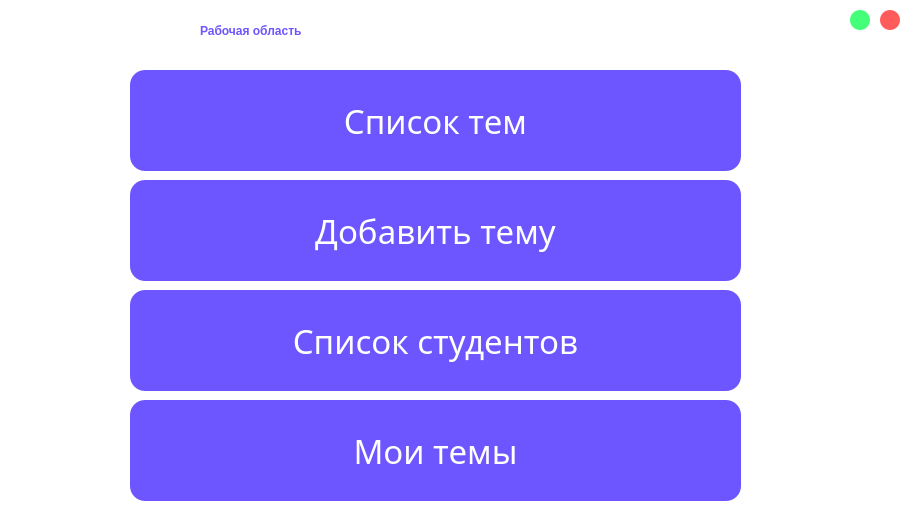
<?xml version="1.0" encoding="UTF-8"?>
<ui version="4.0">
 <class>pgreeting</class>
 <widget class="QWidget" name="pgreeting">
  <property name="geometry">
   <rect>
    <x>0</x>
    <y>0</y>
    <width>921</width>
    <height>511</height>
   </rect>
  </property>
  <property name="minimumSize">
   <size>
    <width>921</width>
    <height>511</height>
   </size>
  </property>
  <property name="maximumSize">
   <size>
    <width>921</width>
    <height>511</height>
   </size>
  </property>
  <property name="windowTitle">
   <string>Form</string>
  </property>
  <property name="styleSheet">
   <string notr="true">background-color: rgb(255, 255, 255);</string>
  </property>
  <widget class="QPushButton" name="pushButton">
   <property name="geometry">
    <rect>
     <x>130</x>
     <y>70</y>
     <width>611</width>
     <height>101</height>
    </rect>
   </property>
   <property name="font">
    <font>
     <family>Karla 13</family>
     <pointsize>25</pointsize>
     <weight>9</weight>
     <italic>false</italic>
     <bold>false</bold>
    </font>
   </property>
   <property name="autoFillBackground">
    <bool>false</bool>
   </property>
   <property name="styleSheet">
    <string notr="true">QPushButton{
	color: rgb(255, 255, 255);
	background-color: #6D55FF;
	border-radius: 15px; 
	font: 75 25pt &quot;Karla&quot; bold;
	border: 2px;
}
QPushButton:pressed{
	background-color: #A597FF;
}</string>
   </property>
   <property name="text">
    <string>Список тем</string>
   </property>
   <property name="icon">
    <iconset resource="greeting.qrc">
     <normaloff>:/new/prefix1/spisok.png</normaloff>:/new/prefix1/spisok.png</iconset>
   </property>
   <property name="iconSize">
    <size>
     <width>125</width>
     <height>125</height>
    </size>
   </property>
   <property name="default">
    <bool>false</bool>
   </property>
   <property name="flat">
    <bool>false</bool>
   </property>
  </widget>
  <widget class="QPushButton" name="pushButton_5">
   <property name="geometry">
    <rect>
     <x>130</x>
     <y>180</y>
     <width>611</width>
     <height>101</height>
    </rect>
   </property>
   <property name="font">
    <font>
     <family>Karla 13</family>
     <pointsize>25</pointsize>
     <weight>9</weight>
     <italic>false</italic>
     <bold>false</bold>
    </font>
   </property>
   <property name="autoFillBackground">
    <bool>false</bool>
   </property>
   <property name="styleSheet">
    <string notr="true">QPushButton{
	color: rgb(255, 255, 255);
	background-color: #6D55FF;
	border-radius: 15px; 
	font: 75 25pt &quot;Karla&quot; bold;
	border: 2px;
}
QPushButton:pressed{
	background-color: #A597FF;
}</string>
   </property>
   <property name="text">
    <string>Добавить тему</string>
   </property>
   <property name="icon">
    <iconset resource="greeting.qrc">
     <normaloff>:/new/prefix1/Palette.png</normaloff>:/new/prefix1/Palette.png</iconset>
   </property>
   <property name="iconSize">
    <size>
     <width>125</width>
     <height>125</height>
    </size>
   </property>
   <property name="default">
    <bool>false</bool>
   </property>
   <property name="flat">
    <bool>false</bool>
   </property>
  </widget>
  <widget class="QPushButton" name="pushButton_2">
   <property name="geometry">
    <rect>
     <x>880</x>
     <y>10</y>
     <width>20</width>
     <height>20</height>
    </rect>
   </property>
   <property name="styleSheet">
    <string notr="true">QPushButton {
	border-radius: 10px;
	background-color: #FF5B5B;
	color: white;
}
QPushButton:pressed {
	background-color: #FFBCBC;
}</string>
   </property>
   <property name="text">
    <string/>
   </property>
  </widget>
  <widget class="QPushButton" name="pushButton_3">
   <property name="geometry">
    <rect>
     <x>850</x>
     <y>10</y>
     <width>20</width>
     <height>20</height>
    </rect>
   </property>
   <property name="styleSheet">
    <string notr="true">QPushButton {
	border-radius: 10px;
	background-color: #45FF79;
	color: white;
}
QPushButton:pressed {
	background-color: #B2FFC8;
}</string>
   </property>
   <property name="text">
    <string/>
   </property>
  </widget>
  <widget class="QPushButton" name="pushButton_7">
   <property name="geometry">
    <rect>
     <x>130</x>
     <y>290</y>
     <width>611</width>
     <height>101</height>
    </rect>
   </property>
   <property name="font">
    <font>
     <family>Karla 13</family>
     <pointsize>25</pointsize>
     <weight>9</weight>
     <italic>false</italic>
     <bold>false</bold>
    </font>
   </property>
   <property name="autoFillBackground">
    <bool>false</bool>
   </property>
   <property name="styleSheet">
    <string notr="true">QPushButton{
	color: rgb(255, 255, 255);
	background-color: #6D55FF;
	border-radius: 15px; 
	font: 75 25pt &quot;Karla&quot; bold;
	border: 2px;
}
QPushButton:pressed{
	background-color: #A597FF;
}</string>
   </property>
   <property name="text">
    <string>Список студентов</string>
   </property>
   <property name="icon">
    <iconset resource="greeting.qrc">
     <normaloff>:/new/prefix1/Book.png</normaloff>:/new/prefix1/Book.png</iconset>
   </property>
   <property name="iconSize">
    <size>
     <width>125</width>
     <height>125</height>
    </size>
   </property>
   <property name="default">
    <bool>false</bool>
   </property>
   <property name="flat">
    <bool>false</bool>
   </property>
  </widget>
  <widget class="QLabel" name="label">
   <property name="geometry">
    <rect>
     <x>200</x>
     <y>0</y>
     <width>541</width>
     <height>61</height>
    </rect>
   </property>
   <property name="styleSheet">
    <string notr="true">color: rgb(109, 85, 255);
font: 75 40pt &quot;Karla&quot; bold;
font-weight: 500;</string>
   </property>
   <property name="text">
    <string>Рабочая область</string>
   </property>
  </widget>
  <widget class="QPushButton" name="pushButton_6">
   <property name="geometry">
    <rect>
     <x>130</x>
     <y>400</y>
     <width>611</width>
     <height>101</height>
    </rect>
   </property>
   <property name="font">
    <font>
     <family>Karla 13</family>
     <pointsize>25</pointsize>
     <weight>9</weight>
     <italic>false</italic>
     <bold>false</bold>
    </font>
   </property>
   <property name="autoFillBackground">
    <bool>false</bool>
   </property>
   <property name="styleSheet">
    <string notr="true">QPushButton{
	color: rgb(255, 255, 255);
	background-color: #6D55FF;
	border-radius: 15px; 
	font: 75 25pt &quot;Karla&quot; bold;
	border: 2px;
}
QPushButton:pressed{
	background-color: #A597FF;
}</string>
   </property>
   <property name="text">
    <string>Мои темы</string>
   </property>
   <property name="icon">
    <iconset resource="greeting.qrc">
     <normaloff>:/new/prefix1/Backpack.png</normaloff>:/new/prefix1/Backpack.png</iconset>
   </property>
   <property name="iconSize">
    <size>
     <width>125</width>
     <height>125</height>
    </size>
   </property>
   <property name="default">
    <bool>false</bool>
   </property>
   <property name="flat">
    <bool>false</bool>
   </property>
  </widget>
 </widget>
 <resources>
  <include location="greeting.qrc"/>
 </resources>
 <connections/>
</ui>
